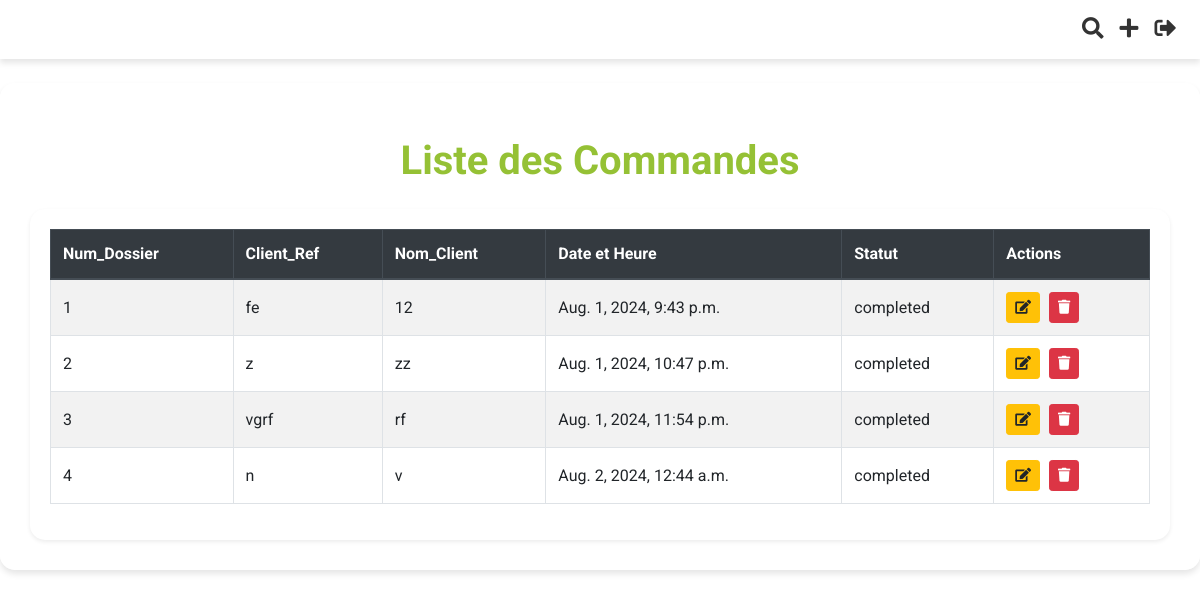
/application/commandes/ (signed in), run on an earlier commit of the app's database.
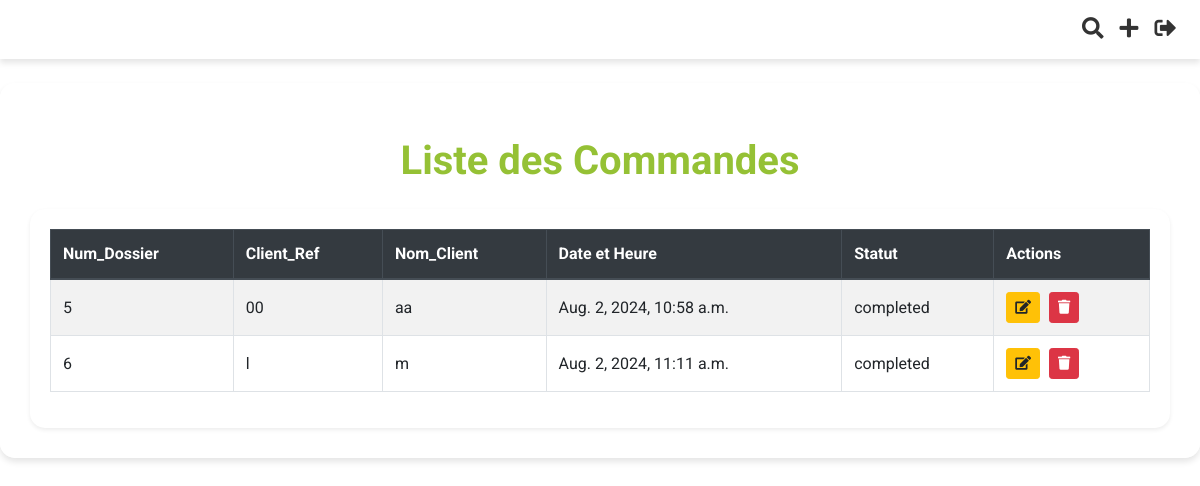
And on a later commit of the database.
### Application/models.py (models this page shows, shortened)
class Commande(models.Model):
    order_id = models.AutoField(primary_key=True)  # Auto-incremented primary key
    date_time = models.DateTimeField(auto_now_add=True)
    company_reference_number = models.CharField(max_length=100)
    client_name = models.CharField(max_length=100, default="")  # New field
    adresse = models.CharField(max_length=255, blank=True, null=True)
    email = models.EmailField(blank=True, null=True)
    fax = models.CharField(max_length=50, blank=True, null=True)
    ice = models.CharField(max_length=50, blank=True, null=True)
    infographiste = models.CharField(max_length=100, blank=True, null=True)
    order_status = models.CharField(max_length=50, choices=[ ('draft', 'Draft'),
        ('completed', 'Completed'),
        ('devis', 'Devis'),
        ('facture', 'Facture'),
        ('bon_livraison', 'Bon de Livraison'),
        ('situation_client', 'Situation Client')
    ])
    bc_number = models.CharField(max_length=50, blank=True, null=True)  # New field for BC number
    date_bc = models.DateField(blank=True, null=True)
    devis_numero = models.PositiveIntegerField(unique=True, null=True, blank=True)
    bl_numero = models.PositiveIntegerField(unique=True, null=True, blank=True)
    facture_numero = models.PositiveIntegerField(unique=True, null=True, blank=True)
    facture_status = models.CharField(max_length=50, choices=[
        ('no_facture', 'Pas de Facture'),
        ('facture_termine', 'Facture Terminée')
    ], default='pas de facture')
    remarque = models.CharField(max_length=50, choices=[
        ('paye', 'Payé'),
        ('non_paye', 'Non Payé')
    ], default='non payé')
    devis_status = models.CharField(max_length=50, choices=[
        ('no_devis', 'Pas de Devis'),
        ('devis_termine', 'Devis Terminé')
    ], default='pas de devis')
    bl_status = models.CharField(max_length=50, choices=[
        ('no_bl', 'Pas de bon_livraison'),
        ('bl_termine', 'bon_livraison Terminé')
    ], default='pas de bon_livraison')
    designations_data = models.JSONField(default=list)  # Renamed field
    options_data = models.JSONField(default=dict)

### Application/views.py (the view)
# urls.py: path('commandes/', views.liste_commandes, name='liste_commandes'),
@login_required
def liste_commandes(request):
    query = request.GET.get('q')
    if query:
        commandes = Commande.objects.filter(
            Q(order_id__icontains=query) |
            Q(client_name__icontains=query)
        )
    else:
        commandes = Commande.objects.filter(order_status__in=['draft', 'completed'])
    is_assistant = request.user.groups.filter(name='Assistants').exists()
    return render(request, 'Application/liste_commandes.html', {'commandes': commandes, 'is_assistant': is_assistant})

### Application/templates/Application/liste_commandes.html (shortened to what this page needs)
{% extends "base.html" %}
{% block content %}
<h1 class="text-center my-4">Liste des Commandes</h1>
<div class="card shadow-sm">
    <div class="card-body">
    <div class="table-responsive">
        <table class="table table-striped table-bordered">
            <thead class="thead-dark">
                <tr>
                <th>Num_Dossier</th>
                <th>Client_Ref</th>
                <th>Nom_Client</th>
                <th>Date et Heure</th>
                <th>Statut</th>
                <th>Actions</th>
            </tr>
        </thead>
        <tbody>
            {% if commandes %}
            {% for commande in commandes %}
            <tr>
                <td>{{ commande.order_id }}</td>
                <td>{{ commande.company_reference_number }}</td>
                <td>{{ commande.client_name }}</td>
                <td>{{ commande.date_time }}</td>
                <td>{{ commande.order_status }}</td>
                <td>
                    <a href="{% url 'modifier_commande' commande.pk %}" class="btn btn-sm btn-warning"><i class="fas fa-edit"></i></a>
                    <a href="{% url 'supprimer_commande' commande.pk %}" class="btn btn-sm btn-danger" onclick="return confirm('Etes vous sure de supprimer cette commande?');"><i class="fas fa-trash"></i></a>
                </td>
            </tr>
            {% endfor %}
            {% else %}
                <tr>
                    <td colspan="6" class="text-center">Aucune commande disponible.</td>
                </tr>
            {% endif %}
        </tbody>
    </table>
</div>
</div>
</div>
{% endblock %}

What changed in the data, as far as the page shows it:
removed Commande: order_id "1", company_reference_number "fe", client_name "12", date_time "Aug. 1, 2024, 9:43 p.m.", order_status "completed"
removed Commande: order_id "2", company_reference_number "z", client_name "zz", date_time "Aug. 1, 2024, 10:47 p.m.", order_status "completed"
removed Commande: order_id "3", company_reference_number "vgrf", client_name "rf", date_time "Aug. 1, 2024, 11:54 p.m.", order_status "completed"
removed Commande: order_id "4", company_reference_number "n", client_name "v", date_time "Aug. 2, 2024, 12:44 a.m.", order_status "completed"
added Commande: order_id "5", company_reference_number "00", client_name "aa", date_time "Aug. 2, 2024, 10:58 a.m.", order_status "completed"
added Commande: order_id "6", company_reference_number "l", client_name "m", date_time "Aug. 2, 2024, 11:11 a.m.", order_status "completed"
